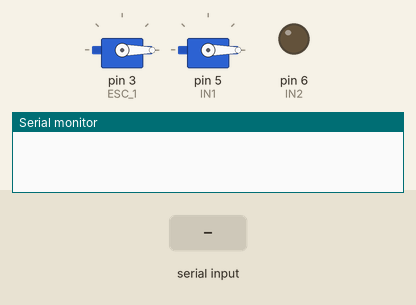
Simulated run of this sketch. Board: Arduino Uno, built with avr-gcc and run on an emulated ATmega328P. Shown: 2 × servo, output pins drawn as LEDs (lit = HIGH), the last lines printed to the serial monitor. The inputs (shaded band) are chosen by the test bench.

Above: at 1.2 s.
1.3 s: "F" received over Serial
At 2.5 s:
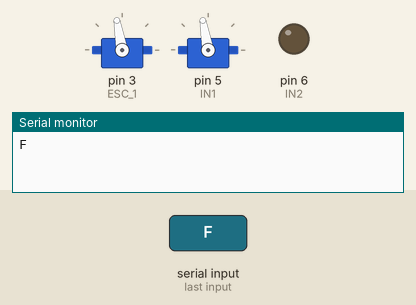
2.8 s: "R" received over Serial
At 3.4 s:
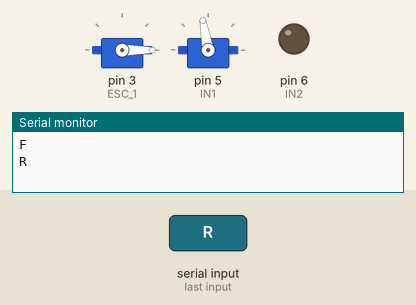
4.3 s: "L" received over Serial
At 4.7 s:
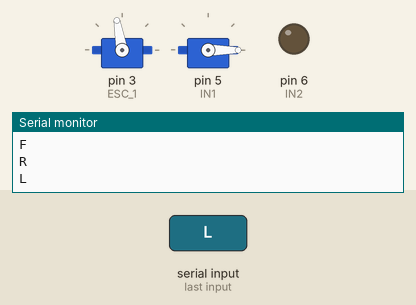
Timing chart, 0 to 7.3 s (numbered marks = the images above; inputs shaded):
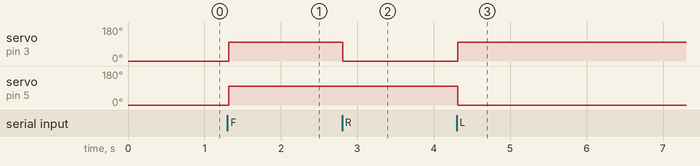

The sketch:

Water_Trash_Collector.ino
```cpp
#include <Servo.h>

Servo ESC_1;
Servo ESC_2;
char t;
int M1Speed = 100;
int M2Speed = 100;
int IN1=5;
int IN2=6;

void setup() {
  pinMode(IN1, OUTPUT);
  pinMode(IN2, OUTPUT);
  ESC_1.attach(3, 1000, 2000);
  ESC_2.attach(5, 1000, 2000);
  Serial.begin(9600);
  digitalWrite(IN1, LOW);
  digitalWrite(IN2, LOW);
}

void loop() {
  if (Serial.available() > 0) {
    t = Serial.read();
    Serial.println(t);
  }
  else if (t == 'F') {
    ESC_1.write(100);
    ESC_2.write(100);
  } else if (t == 'B') {
    ESC_1.write(0);
    ESC_2.write(0);
  } else if (t == 'R') {
    ESC_1.write(0);
    ESC_2.write(100);
  } else if (t == 'L') {
    ESC_1.write(100);
    ESC_2.write(0);
  } else if (t == 'W') {
    digitalWrite(IN1, HIGH);
    digitalWrite(IN2, LOW);
  } else if (t == 'w') {
    digitalWrite(IN1, LOW);
    digitalWrite(IN2, LOW);
  } else {
    ESC_1.write(0);
    ESC_2.write(0);
  }

  delay(10);
}
```

Measured:
- after the input at 1.3 s, servo on pin 3 (ESC_1), servo on pin 5 (IN1): 0° → 100° at once
- after the input at 2.8 s, servo on pin 3 (ESC_1): 100° → 0° at once
- after the input at 4.3 s, servo on pin 3 (ESC_1): 0° → 100° at once; servo on pin 5 (IN1): 100° → 0° at once
